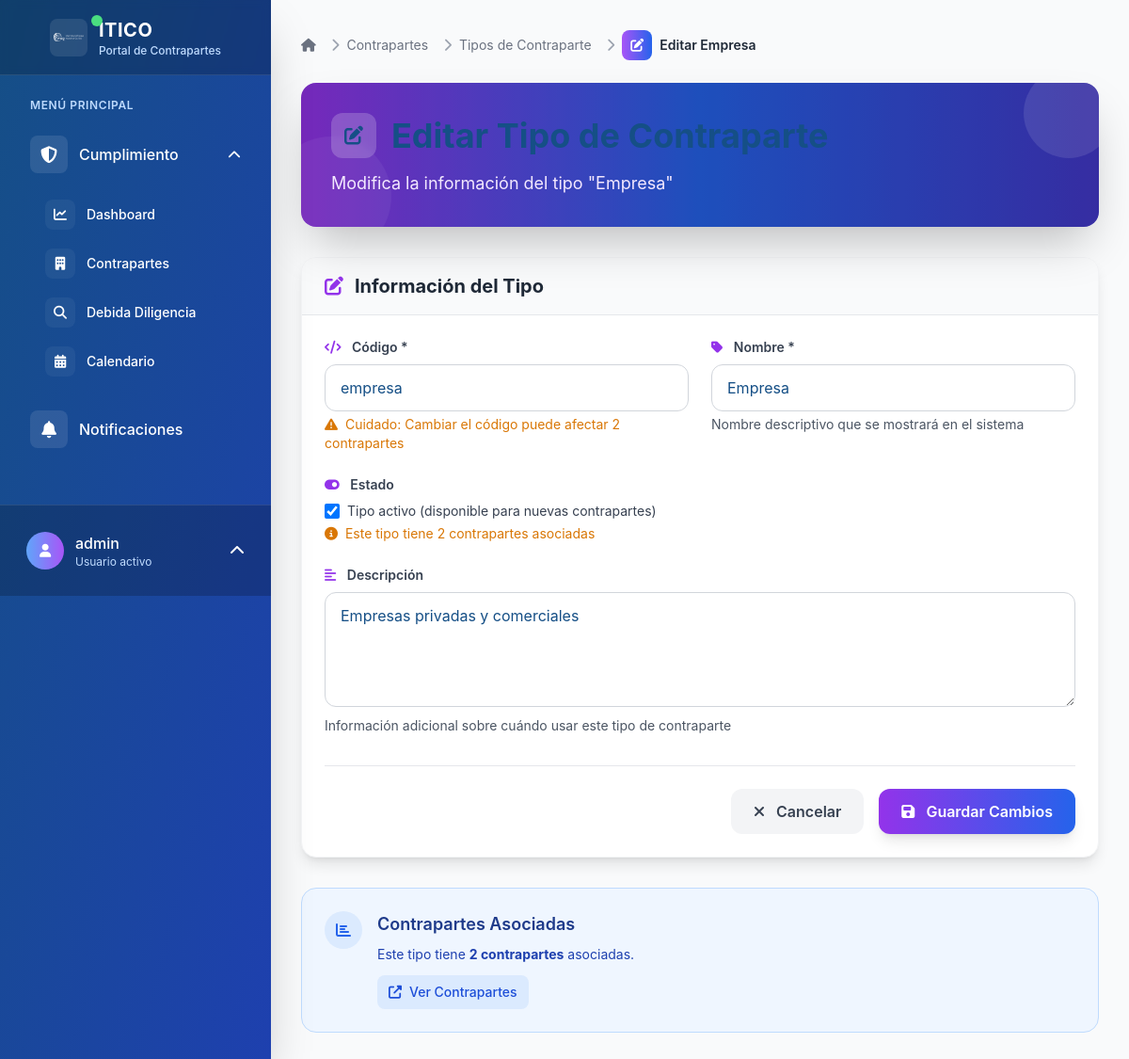
/contrapartes/tipos/1/editar/ (signed in), run on the app's committed database.
### contrapartes/models.py (models this page shows, shortened)
class TipoContraparte(models.Model):
    codigo = models.CharField(
        max_length=20,
        unique=True,
        verbose_name="Código",
        help_text="Código único para identificar el tipo (ej: empresa, ong, etc.)"
    )
    nombre = models.CharField(
        max_length=100,
        verbose_name="Nombre",
        help_text="Nombre descriptivo del tipo de contraparte"
    )
    descripcion = models.TextField(
        blank=True,
        null=True,
        verbose_name="Descripción",
        help_text="Descripción detallada del tipo de contraparte"
    )
    activo = models.BooleanField(
        default=True,
        verbose_name="Activo",
        help_text="Indica si este tipo está disponible para nuevas contrapartes"
    )
    creado_por = models.ForeignKey(
        User,
        on_delete=models.PROTECT,
        related_name='tipos_contraparte_creados',
        verbose_name="Creado por"
    )
    fecha_creacion = models.DateTimeField(auto_now_add=True, verbose_name="Fecha de creación")
    fecha_actualizacion = models.DateTimeField(auto_now=True, verbose_name="Última actualización")
    class Meta:
        verbose_name = "Tipo de Contraparte"
        verbose_name_plural = "Tipos de Contraparte"
        ordering = ['nombre']

### contrapartes/views.py (the view)
# urls.py: path('tipos/<int:pk>/editar/', views.TipoContraparteUpdateView.as_view(), name='tipo_editar'),
class TipoContraparteUpdateView(LoginRequiredMixin, UpdateView):
    model = TipoContraparte
    form_class = TipoContraparteForm
    template_name = 'contrapartes/tipo_editar.html'
    success_url = reverse_lazy('contrapartes:tipo_lista')

### templates/contrapartes/tipo_editar.html (shortened to what this page needs)
{% extends 'base.html' %}
{% block breadcrumb %}
<nav aria-label="breadcrumb" class="mb-6">
    <ol class="flex items-center space-x-2 text-sm">
        <li class="flex items-center">
            <a href="{% url 'dashboard:index' %}" class="text-gray-500 hover:text-gray-700 transition-colors duration-200">
                <i class="fas fa-home"></i>
            </a>
        </li>
        <li class="flex items-center">
            <i class="fas fa-chevron-right text-gray-400 mx-2"></i>
            <a href="{% url 'contrapartes:lista' %}" class="text-gray-500 hover:text-gray-700 transition-colors duration-200">
                Contrapartes
            </a>
        </li>
        <li class="flex items-center">
            <i class="fas fa-chevron-right text-gray-400 mx-2"></i>
            <a href="{% url 'contrapartes:tipo_lista' %}" class="text-gray-500 hover:text-gray-700 transition-colors duration-200">
                Tipos de Contraparte
            </a>
        </li>
        <li class="flex items-center">
            <i class="fas fa-chevron-right text-gray-400 mx-2"></i>
            <div class="flex items-center justify-center w-8 h-8 rounded-lg bg-gradient-to-r from-purple-500 to-blue-600 text-white mr-2">
                <i class="fas fa-edit text-sm"></i>
            </div>
            <span class="font-semibold text-gray-800">Editar {{ object.nombre }}</span>
        </li>
    </ol>
</nav>
{% endblock %}
{% block content %}
<div class="mb-8">
    <div class="bg-gradient-to-r from-purple-600 via-blue-600 to-indigo-700 rounded-2xl p-8 text-white shadow-2xl relative overflow-hidden">
        <div class="absolute inset-0 bg-black bg-opacity-20"></div>
        <div class="absolute -top-4 -right-4 w-24 h-24 bg-white bg-opacity-10 rounded-full"></div>
        <div class="absolute -bottom-8 -left-8 w-32 h-32 bg-white bg-opacity-5 rounded-full"></div>
        <div class="relative z-10">
            <h1 class="text-3xl lg:text-4xl font-bold mb-3 flex items-center">
                <div class="w-12 h-12 rounded-xl bg-white bg-opacity-20 flex items-center justify-center mr-4 backdrop-blur-sm">
                    <i class="fas fa-edit text-xl"></i>
                </div>
            </h1>
            <p class="text-lg text-purple-100 leading-relaxed">
                Modifica la información del tipo "{{ object.nombre }}"
            </p>
        </div>
    </div>
</div>
<div class="bg-white rounded-2xl shadow-lg border border-gray-100 overflow-hidden">
    <div class="px-6 py-4 border-b border-gray-200 bg-gray-50">
        <h2 class="text-xl font-bold text-gray-800 flex items-center">
            <i class="fas fa-edit mr-3 text-purple-600"></i>
            Información del Tipo
        </h2>
    </div>
    <form method="post" class="p-6">
        <div class="grid grid-cols-1 lg:grid-cols-2 gap-6">
            <div>
                <label for="{{ form.codigo.id_for_label }}" class="block text-sm font-semibold text-gray-700 mb-2">
                    <i class="fas fa-code text-purple-600 mr-2"></i>
                    Código *
                </label>
                <input type="text"
                       name="{{ form.codigo.name }}"
                       id="{{ form.codigo.id_for_label }}"
                       value="{{ form.codigo.value|default:'' }}"
                       class="w-full px-4 py-3 border border-gray-300 rounded-xl focus:ring-2 focus:ring-purple-500 focus:border-transparent transition-all duration-200 {% if form.codigo.errors %}border-red-500 focus:ring-red-500{% endif %}"
                       placeholder="Ej: empresa, ong, persona_natural"
                       required>
                {% if object.contrapartes.count > 0 %}
                <p class="mt-1 text-sm text-amber-600">
                    <i class="fas fa-exclamation-triangle mr-1"></i>
                    Cuidado: Cambiar el código puede afectar {{ object.contrapartes.count }} contraparte{{ object.contrapartes.count|pluralize }}
                </p>
                {% else %}
                <p class="mt-1 text-sm text-gray-600">Código único para identificar el tipo</p>
                {% endif %}
            </div>
            <div>
                <label for="{{ form.nombre.id_for_label }}" class="block text-sm font-semibold text-gray-700 mb-2">
                    <i class="fas fa-tag text-purple-600 mr-2"></i>
                    Nombre *
                </label>
                <input type="text"
                       name="{{ form.nombre.name }}"
                       id="{{ form.nombre.id_for_label }}"
                       value="{{ form.nombre.value|default:'' }}"
                       class="w-full px-4 py-3 border border-gray-300 rounded-xl focus:ring-2 focus:ring-purple-500 focus:border-transparent transition-all duration-200 {% if form.nombre.errors %}border-red-500 focus:ring-red-500{% endif %}"
                       placeholder="Ej: Empresa, ONG, Persona Natural"
                       required>
                <p class="mt-1 text-sm text-gray-600">Nombre descriptivo que se mostrará en el sistema</p>
            </div>
            <div class="lg:col-span-2">
                <label class="block text-sm font-semibold text-gray-700 mb-2">
                    <i class="fas fa-toggle-on text-purple-600 mr-2"></i>
                    Estado
                </label>
                <div class="flex items-center">
                    <input type="checkbox"
                           name="{{ form.activo.name }}"
                           id="{{ form.activo.id_for_label }}"
                           {% if form.activo.value %}checked{% endif %}
                           class="h-4 w-4 text-purple-600 focus:ring-purple-500 border-gray-300 rounded">
                    <label for="{{ form.activo.id_for_label }}" class="ml-2 text-sm text-gray-700">
                        Tipo activo (disponible para nuevas contrapartes)
                    </label>
                </div>
                {% if object.contrapartes.count > 0 %}
                <p class="mt-1 text-sm text-amber-600">
                    <i class="fas fa-info-circle mr-1"></i>
                    Este tipo tiene {{ object.contrapartes.count }} contraparte{{ object.contrapartes.count|pluralize }} asociada{{ object.contrapartes.count|pluralize }}
                </p>
                {% else %}
                <p class="mt-1 text-sm text-gray-600">Los tipos inactivos no aparecerán como opción al crear nuevas contrapartes</p>
                {% endif %}
            </div>
            <div class="lg:col-span-2">
                <label for="{{ form.descripcion.id_for_label }}" class="block text-sm font-semibold text-gray-700 mb-2">
                    <i class="fas fa-align-left text-purple-600 mr-2"></i>
                    Descripción
                </label>
                <textarea name="{{ form.descripcion.name }}"
                          id="{{ form.descripcion.id_for_label }}"
                          rows="4"
                          class="w-full px-4 py-3 border border-gray-300 rounded-xl focus:ring-2 focus:ring-purple-500 focus:border-transparent transition-all duration-200 {% if form.descripcion.errors %}border-red-500 focus:ring-red-500{% endif %}"
                          placeholder="Descripción detallada del tipo de contraparte (opcional)">{{ form.descripcion.value|default:'' }}</textarea>
                <p class="mt-1 text-sm text-gray-600">Información adicional sobre cuándo usar este tipo de contraparte</p>
            </div>
        </div>
        <div class="flex flex-col sm:flex-row sm:justify-end sm:items-center gap-4 mt-8 pt-6 border-t border-gray-200">
            <a href="{% url 'contrapartes:tipo_lista' %}" class="w-full sm:w-auto px-6 py-3 text-gray-700 bg-gray-100 rounded-xl font-semibold hover:bg-gray-200 transition-all duration-200 text-center">
                <i class="fas fa-times mr-2"></i>
                Cancelar
            </a>
            <button type="submit" class="w-full sm:w-auto px-6 py-3 bg-gradient-to-r from-purple-600 to-blue-600 text-white rounded-xl font-semibold hover:from-purple-700 hover:to-blue-700 transition-all duration-200 shadow-lg hover:shadow-xl">
                <i class="fas fa-save mr-2"></i>
                Guardar Cambios
            </button>
        </div>
    </form>
</div>
{% if object.contrapartes.count > 0 %}
<div class="mt-8 bg-blue-50 border border-blue-200 rounded-2xl p-6">
    <div class="flex items-start">
        <div class="flex-shrink-0">
            <div class="w-10 h-10 rounded-full bg-blue-100 flex items-center justify-center">
                <i class="fas fa-chart-bar text-blue-600"></i>
            </div>
        </div>
        <div class="ml-4">
            <h3 class="text-lg font-semibold text-blue-900 mb-2">Contrapartes Asociadas</h3>
            <p class="text-blue-800 text-sm mb-3">
                Este tipo tiene <strong>{{ object.contrapartes.count }} contraparte{{ object.contrapartes.count|pluralize }}</strong> asociada{{ object.contrapartes.count|pluralize }}.
            </p>
            <a href="{% url 'contrapartes:lista' %}?tipo={{ object.pk }}" class="inline-flex items-center px-3 py-2 bg-blue-100 text-blue-700 rounded-lg text-sm font-medium hover:bg-blue-200 transition-colors duration-200">
                <i class="fas fa-external-link-alt mr-2"></i>
                Ver Contrapartes
            </a>
        </div>
    </div>
</div>
{% endif %}
{% endblock %}

### templates/partials/user_menu.html (shortened to what this page needs)
{% if user.is_authenticated %}
    <div class="p-4 border-t border-white border-opacity-10 bg-black bg-opacity-20">
        <div class="relative">
            <button id="user-menu-button" class="group flex items-center w-full text-white hover:bg-white hover:bg-opacity-10 p-3 rounded-xl transition-all duration-300">
                <div class="flex items-center justify-center w-10 h-10 rounded-full bg-gradient-to-r from-blue-400 to-purple-500 mr-3 group-hover:scale-110 transition-transform duration-300">
                    <i class="fas fa-user text-sm"></i>
                </div>
                <div class="flex-1 text-left">
                    <p class="font-medium truncate group-hover:translate-x-1 transition-transform duration-300">{{ user.get_full_name|default:user.username }}</p>
                    <p class="text-xs text-blue-200">Usuario activo</p>
                </div>
                <i class="fas fa-chevron-up ml-2 transform group-hover:rotate-180 transition-transform duration-300" id="chevron-icon"></i>
            </button>
        </div>
    </div>
{% endif %}

### static/css/itico.css (style rules this page uses)
:root { --color-primario: #154F86; --color-blanco: #FFFFFF; --color-exito: #10B981; --color-advertencia: #F59E0B; --color-error: #EF4444; --color-info: #3B82F6; --color-fondo: var(--color-blanco); --color-fondo-secundario: #F9FAFB; --color-texto: var(--color-primario); --color-texto-secundario: #6B7280; --color-borde: #E5E7EB; --sombra-sm: 0 1px 2px 0 rgba(0, 0, 0, 0.05); --sombra-md: 0 4px 6px -1px rgba(0, 0, 0, 0.1); --sombra-lg: 0 10px 15px -3px rgba(0, 0, 0, 0.1); }
* { margin: 0; padding: 0; box-sizing: border-box; }
body { background: var(--color-fondo); color: var(--color-texto); font-family: -apple-system, BlinkMacSystemFont, 'Segoe UI', Roboto, Oxygen, Ubuntu, Cantarell, sans-serif; line-height: 1.6; }
h1, h2, h3, h4, h5, h6 { color: var(--color-primario); margin-bottom: 1rem; font-weight: 600; }
h1 { font-size: 2.5rem; }
h2 { font-size: 2rem; }
h3 { font-size: 1.75rem; }
a { color: var(--color-primario); text-decoration: none; transition: color 0.3s ease; }
.shadow-lg { box-shadow: var(--sombra-lg); }
.rounded { border-radius: 0.5rem; }
.rounded-lg { border-radius: 0.75rem; }
.p-3 { padding: 0.75rem; }
.p-4 { padding: 1rem; }
.p-6 { padding: 1.5rem; }
.mb-2 { margin-bottom: 0.5rem; }
.mb-3 { margin-bottom: 0.75rem; }
.mb-6 { margin-bottom: 1.5rem; }
.mt-1 { margin-top: 0.25rem; }

### data on the page
TipoContraparte: nombre "Empresa", codigo "empresa", contrapartes.count "2", descripcion "Empresas privadas y comerciales"

### other printed values
{{ user.get_full_name|default:user.username }} "admin"
